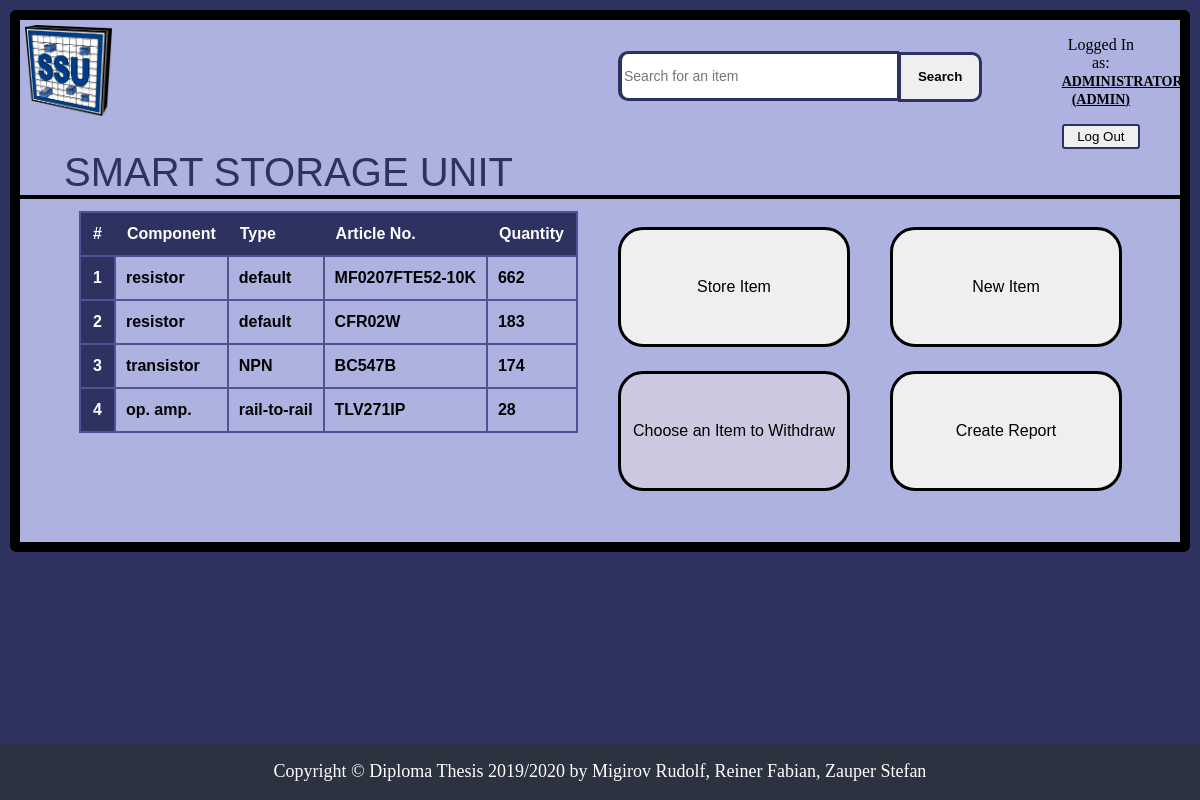
The page /Website/ssu/home.php (signed in) on the database its author committed.
### tables this page shows
CREATE TABLE `items` (
  `ID` int(11) NOT NULL AUTO_INCREMENT,
  `typeID` int(11) NOT NULL,
  `articleNumber` varchar(50) NOT NULL,
  `weight` double(10,5) NOT NULL,
  `weblink` varchar(200) DEFAULT NULL,
  PRIMARY KEY (`ID`),
  KEY `typeID` (`typeID`),
  CONSTRAINT `items_ibfk_1` FOREIGN KEY (`typeID`) REFERENCES `componenttypes` (`ID`)
);

CREATE TABLE `componenttypes` (
  `ID` int(11) NOT NULL AUTO_INCREMENT,
  `typeName` varchar(50) NOT NULL,
  `typeVersion` varchar(40) NOT NULL,
  PRIMARY KEY (`ID`)
);

### Website/ssu/includes/itemList-inc.php (the view, shortened to what this page needs)
<?php
if ((!isset($legalRedirect_Home)) && (!isset($legalRedirect_storeItem)) && (!isset($legitRedirect_Results))) {
	header("Location: ../login.php?redir=ect");
	exit();
}
else {
    require_once 'dbh-inc.php';
    $sql = "SELECT itm.ID, cmpt.typeName, cmpt.typeVersion, itm.articleNumber, SUM(sp.quantity) AS quantity
			FROM items itm, storagep sp, componenttypes cmpt
			WHERE (sp.itemID = itm.ID AND itm.typeID = cmpt.ID)
			GROUP BY sp.itemID
			ORDER BY SUM(sp.quantity) DESC, cmpt.typeName ASC, itm.articleNumber ASC";
    if(!$result = mysqli_query($conn, $sql)) {
        header("Location: ../home.php?error=sqlerror");
        exit();
    }
    else {
		if (mysqli_num_rows($result) == 0) {
			header("Location: ../home.php?error=noitems");
			exit();
		}
		else {
			echo "<table>";
			echo "<tr>
			  <th scope='col'>#</th>
			  <th scope='col'>Component</th>
			  <th scope='col'>Type</th>
			  <th scope='col'>Article No.</th>
			  <th scope='col'>Quantity</th>
			  </tr>";
			$i = 1;
			while ($row = mysqli_fetch_array($result)) {
				$itemID = $row["ID"];
				$itemTypeName = $row["typeName"];
				$itemTypeVersion = $row["typeVersion"];
				$itemArtNo = $row["articleNumber"];
				$itemQuantity = $row["quantity"];
				echo "<tr id='$itemID' onClick='getRow(this.id)'>";
				echo "<th scope='row'>$i</th>";
				echo "<td>$itemTypeName</td>";
				echo "<td>$itemTypeVersion</td>";
				echo "<td>$itemArtNo</td>";
				echo "<td>$itemQuantity</td>";
				echo "</tr>";
				$i++;
			}
			echo "</table>";
		}
	}
}
?>

### Website/ssu/home.php (shortened to what this page needs)
<?php
	if (!isset($_SESSION['username'])) {
		header("Location: login.php?redir=ect");
		exit();
	}
	elseif(isset($_SESSION['username'])){
		require_once 'home-mainContent.php';
	}
?>

### Website/ssu/home-mainContent.php (shortened to what this page needs)
<!DOCTYPE html>
<html>
  <head>
    <link rel="stylesheet" type="text/css" href="includes/ssu.css" />
  </head>
  <body>
    <div id="container">
      <header>
        <div id="heading">
          <img src="img/SSU_Logo.PNG" alt="SSU Logo" />
          <a href="home.php">SMART STORAGE UNIT</a>
        </div>
        <div id="headerForms">
          <form id="searchForm" action="results.php" method="post">
            <input type="text" name="search" placeholder="Search for an item" />
            <button type="submit" name="search-submit">Search</button>
		      </form>
		      <form id="logoutForm" action="includes/logout-inc.php" method="post">
		  	    <p>
              Logged In as:<br />
              <?php
                echo "<b><a href='profile.php'>" . strtoupper($_SESSION['username']) . "</a></b><br>";
                echo "<b><a href='permissions.php'>(" . strtoupper($_SESSION['permName']) . ")</a></b>";
              ?>
            </p>
            <input type="submit" name="logout-submit" value="Log Out" />
          </form>
        </div>
      </header>
      <main id="homeMain">
        <div id="itemList" >
          <?php
            if(isset($_GET['error'])) {
              if ($_GET['error'] == "noitems") {
                echo "<p style='text-align: center; color: red; font-size: 20px;'><b>No items in the table.<br>Item list cannot be displayed.</b></p>";
              }
            }
            else
              require_once 'includes/itemList-inc.php';
          ?>
        </div>
        <nav id="homeNav">
          <ul id="navList1">
            <li><button class="navButton" id="btnNewItem">New Item</button></li>
            <li><button class="navButton" id="btnReport">Create Report</button></li>
          </ul>
          <ul id="navList2">
            <li><button class="navButton" id="btnStoreItem">Store Item</button></li>
            <li><button class="navButton" id="btnWithdrawItem">Choose an Item to Withdraw</button></li>
          </ul>
        </nav>
      </main>
      <footer>
        <div id="watermark">
          <p>
			      Copyright &copy; Diploma Thesis 2019/2020 by Migirov Rudolf, Reiner Fabian, Zauper Stefan
          </p>
        </div>
      </footer>
    </div>
</html>

### Website/ssu/includes/ssu.css (style rules this page uses)
body { background-color: #2d3260; margin: 0; overflow: auto; }
#container { position: relative; background-color: #adb2e0; margin-left: 10px; margin-right: 10px; margin-top: 10px; border-radius: 5px; }
header { position: relative; border: 10px solid black; border-bottom: 2px solid black; border-top-left-radius: 5px; border-top-right-radius: 5px; }
header #heading { width: 50%; float: left; }
#heading img { width: 15%; height: 15%; float: left; padding: 5px; }
#heading a { width: auto; float: right; color: #2d3260; font-family: Arial, Calibri, Helvetica, sans-serif; font-size: 40px; text-decoration: none; border-radius: 15px; margin-top: 5%; margin-right: 15%; outline: none; transition: 0.5s; }
header #headerForms { width: 45%; float: right; padding-right: 40px; }
#headerForms #searchForm { width: 80%; float: left; padding-right: 10px; margin-top: 6%; }
#searchForm input { width: 65%; height: 42px; font-size: 14px; border: 2px solid #2d3260; border-top: 3px solid #2d3260; border-bottom: 3px solid #2d3260; border-left: 4px solid #2d3260; border-top-left-radius: 10px; border-bottom-left-radius: 10px; outline: none; transition: 0.5s; }
#searchForm button { width: 20%; height: 50px; border: 3px solid #2d3260; border-top-right-radius: 10px; border-bottom-right-radius: 10px; margin-left: -5px; font-weight: bold; outline: none; transition: 0.25s; }
#headerForms #logoutForm { width: 15%; float: right; margin-bottom: 1%; }
#logoutForm p { width: 100%; text-align: center; }
#logoutForm a { color: black; font-size: 14px; outline: none; transition: 0.5s; }
#logoutForm input { width: 100%; height: 25px; border: 2px solid #2d3260; border-radius: 3px; outline: none; transition: 0.25s; }
header:after { content: ""; clear: both; display: table; }
main { height: 100%; border: 10px solid black; border-top: 2px solid black; border-bottom-left-radius: 5px; border-bottom-right-radius: 5px; }
#homeMain #itemList { float: left; position: absolute; padding: 1% 5% 1% 5%; font-weight: bold; }
#itemList table { display: block; font-family: Arial, Calibri, Helvetica, sans-serif; border-collapse: collapse; width: 100%; height: 324px; max-width: 600px; overflow-y: auto; overflow-x: hidden; }
#itemList td { border: 2px solid #505296; padding: 10px; cursor: pointer; }
#itemList tr { border: 2px solid #505296; transition: 0.5s; }
#itemList th { padding-top: 12px; padding-bottom: 12px; padding-left: 12px; padding-right: 12px; text-align: left; background-color: #2d3260; color: white; }
#homeMain #homeNav { width: 100%; height: 100%; padding: 2% 5% 2% 0; clear: both; float: right; }
nav #navList1 { float: right; width: 20%; margin-top: 5px; margin-bottom: 5px; list-style: none; }
nav #navList2 { float: right; width: 20%; margin-top: 5px; margin-bottom: 5px; list-style: none; }
nav ul .navButton { width: 100%; height: 120px; border-radius: 25px; border: 3px solid black; margin-bottom: 10%; font-size: 16px; outline: none; transition: 0.2s; }
nav ul button:disabled { background-color: #ccc8df; color: black; font-weight: normal; }
main:after { content: ""; clear: both; display: table; }
footer #watermark { position: fixed; bottom: 0; left: 0; width: 100%; background-color: #2d3240; }
footer #watermark p { text-align: center; font-size: 18px; color: white; }

### rows shown on the page
items: typeID.typeName "resistor", typeID.typeVersion "default", articleNumber "MF0207FTE52-10K", itemQuantity "662"
items: typeID.typeName "resistor", typeID.typeVersion "default", articleNumber "CFR02W", itemQuantity "183"
items: typeID.typeName "transistor", typeID.typeVersion "NPN", articleNumber "BC547B", itemQuantity "174"
items: typeID.typeName "op. amp.", typeID.typeVersion "rail-to-rail", articleNumber "TLV271IP", itemQuantity "28"

### other values the page prints
$_SESSION['username'] "ADMINISTRATOR"
$_SESSION['permName'] "ADMIN"
